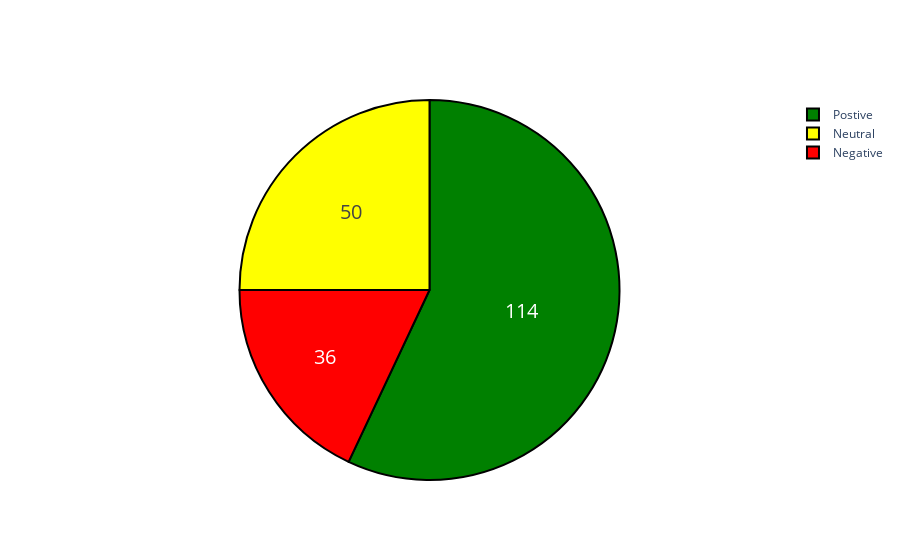

The notebook cell saved with this chart:
### Code cell
sentiment_hour(df_netflix, 18)

### Figure 1 — Plotly figure (JSON) as saved in the notebook; plotly's stock layout.template omitted (floating-point values rounded to 4 significant figures)
{"data": [{"hoverinfo": "label+percent", "labels": ["Postive", "Neutral", "Negative"], "marker": {"colors": ["Green", "yellow", "Red"], "line": {"color": "#000000", "width": 2}}, "textfont": {"size": 20}, "textinfo": "value", "type": "pie", "values": [114, 50, 36]}], "layout": {}}
